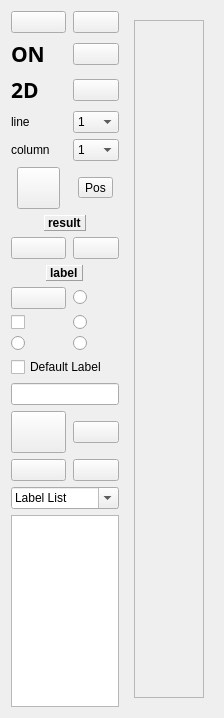
      <widget class="QWidget" name="DataViewing">
       <attribute name="title">
        <string>Data Viewing</string>
       </attribute>
       <layout class="QHBoxLayout" name="horizontalLayout_7">
        <item>
         <layout class="QHBoxLayout" name="horizontalLayout_5" stretch="0,0">
          <item>
           <layout class="QVBoxLayout" name="verticalLayout_2" stretch="0">
            <property name="sizeConstraint">
             <enum>QLayout::SetMinimumSize</enum>
            </property>
            <item>
             <layout class="QGridLayout" name="gridLayout_2">
              <property name="sizeConstraint">
               <enum>QLayout::SetFixedSize</enum>
              </property>
              <property name="horizontalSpacing">
               <number>7</number>
              </property>
              <item row="19" column="1">
               <widget class="QPushButton" name="openlabelButton">
                <property name="sizePolicy">
                 <sizepolicy hsizetype="Preferred" vsizetype="Fixed">
                  <horstretch>0</horstretch>
                  <verstretch>0</verstretch>
                 </sizepolicy>
                </property>
                <property name="toolTip">
                 <string>Choose File to Open another
Label List</string>
                </property>
                <property name="text">
                 <string/>
                </property>
                <property name="icon">
                 <iconset resource="resrc.qrc">
                  <normaloff>:/icons/Icons/new list.png</normaloff>:/icons/Icons/new list.png</iconset>
                </property>
                <property name="iconSize">
                 <size>
                  <width>35</width>
                  <height>35</height>
                 </size>
                </property>
               </widget>
              </item>
              <item row="18" column="0" colspan="2">
               <widget class="QLineEdit" name="defaultLabelTextLine">
                <property name="sizePolicy">
                 <sizepolicy hsizetype="Minimum" vsizetype="Fixed">
                  <horstretch>0</horstretch>
                  <verstretch>0</verstretch>
                 </sizepolicy>
                </property>
                <property name="toolTip">
                 <string>Write the  Label Name</string>
                </property>
               </widget>
              </item>
              <item row="11" column="0" colspan="2" alignment="Qt::AlignHCenter">
               <widget class="QLabel" name="labelLabel">
                <property name="sizePolicy">
                 <sizepolicy hsizetype="Preferred" vsizetype="Fixed">
                  <horstretch>0</horstretch>
                  <verstretch>0</verstretch>
                 </sizepolicy>
                </property>
                <property name="font">
                 <font>
                  <weight>75</weight>
                  <bold>true</bold>
                 </font>
                </property>
                <property name="frameShape">
                 <enum>QFrame::Panel</enum>
                </property>
                <property name="frameShadow">
                 <enum>QFrame::Raised</enum>
                </property>
                <property name="text">
                 <string>label</string>
                </property>
               </widget>
              </item>
              <item row="6" column="0">
               <widget class="QLabel" name="linelabel">
                <property name="sizePolicy">
                 <sizepolicy hsizetype="Preferred" vsizetype="Fixed">
                  <horstretch>0</horstretch>
                  <verstretch>0</verstretch>
                 </sizepolicy>
                </property>
                <property name="text">
                 <string>line</string>
                </property>
               </widget>
              </item>
              <item row="14" column="1">
               <widget class="QRadioButton" name="brectangle">
                <property name="sizePolicy">
                 <sizepolicy hsizetype="Fixed" vsizetype="Fixed">
                  <horstretch>0</horstretch>
                  <verstretch>0</verstretch>
                 </sizepolicy>
                </property>
                <property name="toolTip">
                 <string>Rectangular</string>
                </property>
                <property name="text">
                 <string/>
                </property>
                <property name="icon">
                 <iconset resource="resrc.qrc">
                  <normaloff>:/icons/Icons/rectangle.png</normaloff>:/icons/Icons/rectangle.png</iconset>
                </property>
                <property name="iconSize">
                 <size>
                  <width>35</width>
                  <height>35</height>
                 </size>
                </property>
               </widget>
              </item>
              <item row="7" column="1">
               <widget class="QComboBox" name="columnbox">
                <property name="sizePolicy">
                 <sizepolicy hsizetype="Minimum" vsizetype="Fixed">
                  <horstretch>0</horstretch>
                  <verstretch>0</verstretch>
                 </sizepolicy>
                </property>
                <item>
                 <property name="text">
                  <string>1</string>
                 </property>
                </item>
                <item>
                 <property name="text">
                  <string>2</string>
                 </property>
                </item>
                <item>
                 <property name="text">
                  <string>3</string>
                 </property>
                </item>
               </widget>
              </item>
              <item row="6" column="1">
               <widget class="QComboBox" name="linebox">
                <property name="sizePolicy">
                 <sizepolicy hsizetype="Preferred" vsizetype="Fixed">
                  <horstretch>0</horstretch>
                  <verstretch>0</verstretch>
                 </sizepolicy>
                </property>
                <item>
                 <property name="text">
                  <string>1</string>
                 </property>
                </item>
                <item>
                 <property name="text">
                  <string>2</string>
                 </property>
                </item>
                <item>
                 <property name="text">
                  <string>3</string>
                 </property>
                </item>
               </widget>
              </item>
              <item row="7" column="0">
               <widget class="QLabel" name="columnlabel">
                <property name="sizePolicy">
                 <sizepolicy hsizetype="Preferred" vsizetype="Fixed">
                  <horstretch>0</horstretch>
                  <verstretch>0</verstretch>
                 </sizepolicy>
                </property>
                <property name="text">
                 <string>column</string>
                </property>
               </widget>
              </item>
              <item row="9" column="0" colspan="2" alignment="Qt::AlignHCenter">
               <widget class="QLabel" name="labelResult">
                <property name="sizePolicy">
                 <sizepolicy hsizetype="Preferred" vsizetype="Fixed">
                  <horstretch>0</horstretch>
                  <verstretch>0</verstretch>
                 </sizepolicy>
                </property>
                <property name="font">
                 <font>
                  <weight>75</weight>
                  <bold>true</bold>
                 </font>
                </property>
                <property name="frameShape">
                 <enum>QFrame::Panel</enum>
                </property>
                <property name="frameShadow">
                 <enum>QFrame::Raised</enum>
                </property>
                <property name="text">
                 <string>result</string>
                </property>
               </widget>
              </item>
              <item row="10" column="1">
               <widget class="QPushButton" name="bsetcolor">
                <property name="sizePolicy">
                 <sizepolicy hsizetype="Preferred" vsizetype="Fixed">
                  <horstretch>0</horstretch>
                  <verstretch>0</verstretch>
                 </sizepolicy>
                </property>
                <property name="toolTip">
                 <string>Change Color</string>
                </property>
                <property name="text">
                 <string/>
                </property>
                <property name="icon">
                 <iconset resource="resrc.qrc">
                  <normaloff>:/icons/Icons/palette.png</normaloff>:/icons/Icons/palette.png</iconset>
                </property>
                <property name="iconSize">
                 <size>
                  <width>35</width>
                  <height>35</height>
                 </size>
                </property>
               </widget>
              </item>
              <item row="4" column="1">
               <widget class="QPushButton" name="bdswitch">
                <property name="sizePolicy">
                 <sizepolicy hsizetype="Preferred" vsizetype="Fixed">
                  <horstretch>0</horstretch>
                  <verstretch>0</verstretch>
                 </sizepolicy>
                </property>
                <property name="toolTip">
                 <string>2D/3D Switch
after change of dimension
switch on Overlay</string>
                </property>
                <property name="text">
                 <string/>
                </property>
                <property name="icon">
                 <iconset resource="resrc.qrc">
                  <normaloff>:/icons/Icons/switch.png</normaloff>:/icons/Icons/switch.png</iconset>
                </property>
                <property name="iconSize">
                 <size>
                  <width>35</width>
                  <height>35</height>
                 </size>
                </property>
               </widget>
              </item>
              <item row="10" column="0">
               <widget class="QPushButton" name="bpatch">
                <property name="sizePolicy">
                 <sizepolicy hsizetype="Preferred" vsizetype="Fixed">
                  <horstretch>0</horstretch>
                  <verstretch>0</verstretch>
                 </sizepolicy>
                </property>
                <property name="toolTip">
                 <string>Open Result File</string>
                </property>
                <property name="text">
                 <string/>
                </property>
                <property name="icon">
                 <iconset resource="resrc.qrc">
                  <normaloff>:/icons/Icons/folder.png</normaloff>:/icons/Icons/folder.png</iconset>
                </property>
                <property name="iconSize">
                 <size>
                  <width>35</width>
                  <height>35</height>
                 </size>
                </property>
               </widget>
              </item>
              <item row="15" column="0">
               <widget class="QRadioButton" name="bellipse">
                <property name="sizePolicy">
                 <sizepolicy hsizetype="Minimum" vsizetype="Fixed">
                  <horstretch>0</horstretch>
                  <verstretch>0</verstretch>
                 </sizepolicy>
                </property>
                <property name="toolTip">
                 <string>Ellipse</string>
                </property>
                <property name="text">
                 <string/>
                </property>
                <property name="icon">
                 <iconset resource="resrc.qrc">
                  <normaloff>:/icons/Icons/ellipse.png</normaloff>:/icons/Icons/ellipse.png</iconset>
                </property>
                <property name="iconSize">
                 <size>
                  <width>35</width>
                  <height>35</height>
                 </size>
                </property>
               </widget>
              </item>
              <item row="15" column="1">
               <widget class="QRadioButton" name="blasso">
                <property name="sizePolicy">
                 <sizepolicy hsizetype="Fixed" vsizetype="Fixed">
                  <horstretch>0</horstretch>
                  <verstretch>0</verstretch>
                 </sizepolicy>
                </property>
                <property name="toolTip">
                 <string>Lasso</string>
                </property>
                <property name="text">
                 <string/>
                </property>
                <property name="icon">
                 <iconset resource="resrc.qrc">
                  <normaloff>:/icons/Icons/lasso.png</normaloff>:/icons/Icons/lasso.png</iconset>
                </property>
                <property name="iconSize">
                 <size>
                  <width>35</width>
                  <height>35</height>
                 </size>
                </property>
               </widget>
              </item>
              <item row="12" column="0">
               <widget class="QPushButton" name="bselectoron">
                <property name="enabled">
                 <bool>true</bool>
                </property>
                <property name="sizePolicy">
                 <sizepolicy hsizetype="Preferred" vsizetype="Fixed">
                  <horstretch>0</horstretch>
                  <verstretch>0</verstretch>
                 </sizepolicy>
                </property>
                <property name="toolTip">
                 <string>Label On/Off</string>
                </property>
                <property name="text">
                 <string/>
                </property>
                <property name="icon">
                 <iconset resource="resrc.qrc">
                  <normaloff>:/icons/Icons/switchoff.png</normaloff>:/icons/Icons/switchoff.png</iconset>
                </property>
                <property name="iconSize">
                 <size>
                  <width>35</width>
                  <height>35</height>
                 </size>
                </property>
               </widget>
              </item>
              <item row="3" column="0">
               <widget class="QLabel" name="showLabel">
                <property name="font">
                 <font>
                  <family>OpenSymbol</family>
                  <pointsize>16</pointsize>
                  <weight>75</weight>
                  <bold>true</bold>
                 </font>
                </property>
                <property name="text">
                 <string>ON</string>
                </property>
                <property name="textFormat">
                 <enum>Qt::RichText</enum>
                </property>
               </widget>
              </item>
              <item row="4" column="0">
               <widget class="QLabel" name="visionlabel">
                <property name="sizePolicy">
                 <sizepolicy hsizetype="Fixed" vsizetype="Fixed">
                  <horstretch>0</horstretch>
                  <verstretch>0</verstretch>
                 </sizepolicy>
                </property>
                <property name="font">
                 <font>
                  <family>OpenSymbol</family>
                  <pointsize>16</pointsize>
                  <weight>75</weight>
                  <italic>false</italic>
                  <bold>true</bold>
                 </font>
                </property>
                <property name="mouseTracking">
                 <bool>true</bool>
                </property>
                <property name="layoutDirection">
                 <enum>Qt::LeftToRight</enum>
                </property>
                <property name="text">
                 <string>2D</string>
                </property>
                <property name="textFormat">
                 <enum>Qt::RichText</enum>
                </property>
               </widget>
              </item>
              <item row="0" column="1">
               <widget class="QPushButton" name="openfile">
                <property name="sizePolicy">
                 <sizepolicy hsizetype="Preferred" vsizetype="Fixed">
                  <horstretch>0</horstretch>
                  <verstretch>0</verstretch>
                 </sizepolicy>
                </property>
                <property name="toolTip">
                 <string>Open File
before open file,
please switch on
Overlay</string>
                </property>
                <property name="text">
                 <string/>
                </property>
                <property name="icon">
                 <iconset resource="resrc.qrc">
                  <normaloff>:/icons/Icons/folderInput.png</normaloff>:/icons/Icons/folderInput.png</iconset>
                </property>
                <property name="iconSize">
                 <size>
                  <width>35</width>
                  <height>35</height>
                 </size>
                </property>
               </widget>
              </item>
              <item row="8" column="1" alignment="Qt::AlignHCenter">
               <widget class="QToolButton" name="inspectorButton">
                <property name="sizePolicy">
                 <sizepolicy hsizetype="Fixed" vsizetype="Fixed">
                  <horstretch>0</horstretch>
                  <verstretch>0</verstretch>
                 </sizepolicy>
                </property>
                <property name="toolTip">
                 <string>Cursor Inspector</string>
                </property>
                <property name="text">
                 <string>Pos</string>
                </property>
                <property name="icon">
                 <iconset resource="resrc.qrc">
                  <normaloff>:/icons/Icons/isymbol_location_position.png</normaloff>:/icons/Icons/isymbol_location_position.png</iconset>
                </property>
                <property name="iconSize">
                 <size>
                  <width>40</width>
                  <height>40</height>
                 </size>
                </property>
               </widget>
              </item>
              <item row="8" column="0" alignment="Qt::AlignHCenter">
               <widget class="QToolButton" name="roiButton">
                <property name="sizePolicy">
                 <sizepolicy hsizetype="Fixed" vsizetype="Fixed">
                  <horstretch>0</horstretch>
                  <verstretch>0</verstretch>
                 </sizepolicy>
                </property>
                <property name="toolTip">
                 <string>Show Image Intensity
in the Region of Interest</string>
                </property>
                <property name="text">
                 <string/>
                </property>
                <property name="icon">
                 <iconset resource="resrc.qrc">
                  <normaloff>:/icons/Icons/Hatching.png</normaloff>:/icons/Icons/Hatching.png</iconset>
                </property>
                <property name="iconSize">
                 <size>
                  <width>35</width>
                  <height>35</height>
                 </size>
                </property>
               </widget>
              </item>
              <item row="3" column="1">
               <widget class="QPushButton" name="imageShow">
                <property name="toolTip">
                 <string>Image Show On/Off</string>
                </property>
                <property name="text">
                 <string/>
                </property>
                <property name="icon">
                 <iconset resource="resrc.qrc">
                  <normaloff>:/icons/Icons/eye on.png</normaloff>:/icons/Icons/eye on.png</iconset>
                </property>
                <property name="iconSize">
                 <size>
                  <width>35</width>
                  <height>35</height>
                 </size>
                </property>
               </widget>
              </item>
              <item row="0" column="0">
               <widget class="QPushButton" name="bgrids">
                <property name="sizePolicy">
                 <sizepolicy hsizetype="Preferred" vsizetype="Fixed">
                  <horstretch>0</horstretch>
                  <verstretch>0</verstretch>
                 </sizepolicy>
                </property>
                <property name="toolTip">
                 <string>Overlay
switch on overlay
before open file
left mouse move image
right mouse zoom image
wheel change slice</string>
                </property>
                <property name="text">
                 <string/>
                </property>
                <property name="icon">
                 <iconset resource="resrc.qrc">
                  <normaloff>:/icons/Icons/grids1.png</normaloff>:/icons/Icons/grids1.png</iconset>
                </property>
                <property name="iconSize">
                 <size>
                  <width>35</width>
                  <height>35</height>
                 </size>
                </property>
               </widget>
              </item>
              <item row="17" column="0" colspan="2">
               <widget class="QCheckBox" name="useDefaultLabelCheckbox">
                <property name="toolTip">
                 <string>Use Default Class Label</string>
                </property>
                <property name="text">
                 <string>Default Label</string>
                </property>
               </widget>
              </item>
              <item row="12" column="1">
               <widget class="QRadioButton" name="bnoselect">
                <property name="cursor">
                 <cursorShape>ArrowCursor</cursorShape>
                </property>
                <property name="toolTip">
                 <string>No selection
left mouse move image
right mouse zoom image
after rotate view_image
please click_event this button
wheel change slice</string>
                </property>
                <property name="text">
                 <string/>
                </property>
                <property name="icon">
                 <iconset resource="resrc.qrc">
                  <normaloff>:/icons/Icons/cursor.png</normaloff>:/icons/Icons/cursor.png</iconset>
                </property>
               </widget>
              </item>
              <item row="14" column="0">
               <widget class="QCheckBox" name="cursorCross">
                <property name="toolTip">
                 <string>Set cross hair for labeling</string>
                </property>
                <property name="text">
                 <string/>
                </property>
                <property name="icon">
                 <iconset resource="resrc.qrc">
                  <normaloff>:/icons/Icons/cursor cross.png</normaloff>:/icons/Icons/cursor cross.png</iconset>
                </property>
                <property name="iconSize">
                 <size>
                  <width>35</width>
                  <height>35</height>
                 </size>
                </property>
               </widget>
              </item>
              <item row="22" column="0" colspan="2">
               <widget class="QTableView" name="labelList">
                <property name="sizePolicy">
                 <sizepolicy hsizetype="Preferred" vsizetype="Fixed">
                  <horstretch>0</horstretch>
                  <verstretch>0</verstretch>
                 </sizepolicy>
                </property>
               </widget>
              </item>
              <item row="19" column="0">
               <widget class="QToolButton" name="deleteButton">
                <property name="sizePolicy">
                 <sizepolicy hsizetype="Preferred" vsizetype="Fixed">
                  <horstretch>0</horstretch>
                  <verstretch>0</verstretch>
                 </sizepolicy>
                </property>
                <property name="toolTip">
                 <string>Delete the selected label</string>
                </property>
                <property name="autoFillBackground">
                 <bool>true</bool>
                </property>
                <property name="text">
                 <string/>
                </property>
                <property name="icon">
                 <iconset resource="resrc.qrc">
                  <normaloff>:/icons/Icons/delete.png</normaloff>:/icons/Icons/delete.png</iconset>
                </property>
                <property name="iconSize">
                 <size>
                  <width>35</width>
                  <height>35</height>
                 </size>
                </property>
               </widget>
              </item>
              <item row="21" column="0" colspan="2">
               <widget class="QComboBox" name="labellistBox">
                <property name="sizePolicy">
                 <sizepolicy hsizetype="Minimum" vsizetype="Fixed">
                  <horstretch>0</horstretch>
                  <verstretch>0</verstretch>
                 </sizepolicy>
                </property>
                <property name="editable">
                 <bool>true</bool>
                </property>
                <property name="currentText">
                 <string>Label List</string>
                </property>
               </widget>
              </item>
              <item row="20" column="0">
               <widget class="QPushButton" name="viewallButton">
                <property name="sizePolicy">
                 <sizepolicy hsizetype="Preferred" vsizetype="Fixed">
                  <horstretch>0</horstretch>
                  <verstretch>0</verstretch>
                 </sizepolicy>
                </property>
                <property name="toolTip">
                 <string>View On/Off all labels </string>
                </property>
                <property name="text">
                 <string/>
                </property>
                <property name="icon">
                 <iconset resource="resrc.qrc">
                  <normaloff>:/icons/Icons/eye on.png</normaloff>:/icons/Icons/eye on.png</iconset>
                </property>
                <property name="iconSize">
                 <size>
                  <width>35</width>
                  <height>35</height>
                 </size>
                </property>
               </widget>
              </item>
              <item row="20" column="1">
               <widget class="QPushButton" name="infoButton">
                <property name="sizePolicy">
                 <sizepolicy hsizetype="Preferred" vsizetype="Fixed">
                  <horstretch>0</horstretch>
                  <verstretch>0</verstretch>
                 </sizepolicy>
                </property>
                <property name="toolTip">
                 <string>Edit selected label item</string>
                </property>
                <property name="text">
                 <string/>
                </property>
                <property name="icon">
                 <iconset resource="resrc.qrc">
                  <normaloff>:/icons/Icons/list.png</normaloff>:/icons/Icons/list.png</iconset>
                </property>
                <property name="iconSize">
                 <size>
                  <width>35</width>
                  <height>35</height>
                 </size>
                </property>
               </widget>
              </item>
             </layout>
            </item>
           </layout>
          </item>
          <item>
           <widget class="QStackedWidget" name="stackedWidget">
            <property name="sizePolicy">
             <sizepolicy hsizetype="Expanding" vsizetype="Expanding">
              <horstretch>0</horstretch>
              <verstretch>0</verstretch>
             </sizepolicy>
            </property>
            <property name="currentIndex">
             <number>0</number>
            </property>
            <widget class="QWidget" name="page_3">
             <layout class="QVBoxLayout" name="verticalLayout_7">
              <item>
               <layout class="QVBoxLayout" name="verticalLayout_6">
                <item>
                 <widget class="QScrollArea" name="scrollArea1">
                  <property name="cursor" stdset="0">
                   <cursorShape>ArrowCursor</cursorShape>
                  </property>
                  <property name="mouseTracking">
                   <bool>false</bool>
                  </property>
                  <property name="autoFillBackground">
                   <bool>true</bool>
                  </property>
                  <property name="widgetResizable">
                   <bool>true</bool>
                  </property>
                  <widget class="QWidget" name="scrollAreaWidgetContents">
                   <property name="geometry">
                    <rect>
                     <x>0</x>
                     <y>0</y>
                     <width>1154</width>
                     <height>854</height>
                    </rect>
                   </property>
                   <property name="autoFillBackground">
                    <bool>true</bool>
                   </property>
                  </widget>
                 </widget>
                </item>
               </layout>
              </item>
             </layout>
            </widget>
            <widget class="QWidget" name="page_4">
             <layout class="QVBoxLayout" name="verticalLayout_9">
              <item>
               <layout class="QVBoxLayout" name="verticalLayout_8">
                <item>
                 <widget class="QScrollArea" name="scrollArea2">
                  <property name="enabled">
                   <bool>true</bool>
                  </property>
                  <property name="cursor" stdset="0">
                   <cursorShape>ArrowCursor</cursorShape>
                  </property>
                  <property name="mouseTracking">
                   <bool>false</bool>
                  </property>
                  <property name="autoFillBackground">
                   <bool>true</bool>
                  </property>
                  <property name="widgetResizable">
                   <bool>true</bool>
                  </property>
                  <widget class="QWidget" name="scrollAreaWidgetContents_2">
                   <property name="geometry">
                    <rect>
                     <x>0</x>
                     <y>0</y>
                     <width>98</width>
                     <height>28</height>
                    </rect>
                   </property>
                   <property name="autoFillBackground">
                    <bool>true</bool>
                   </property>
                  </widget>
                 </widget>
                </item>
               </layout>
              </item>
             </layout>
            </widget>
           </widget>
          </item>
         </layout>
        </item>
       </layout>
      </widget>
